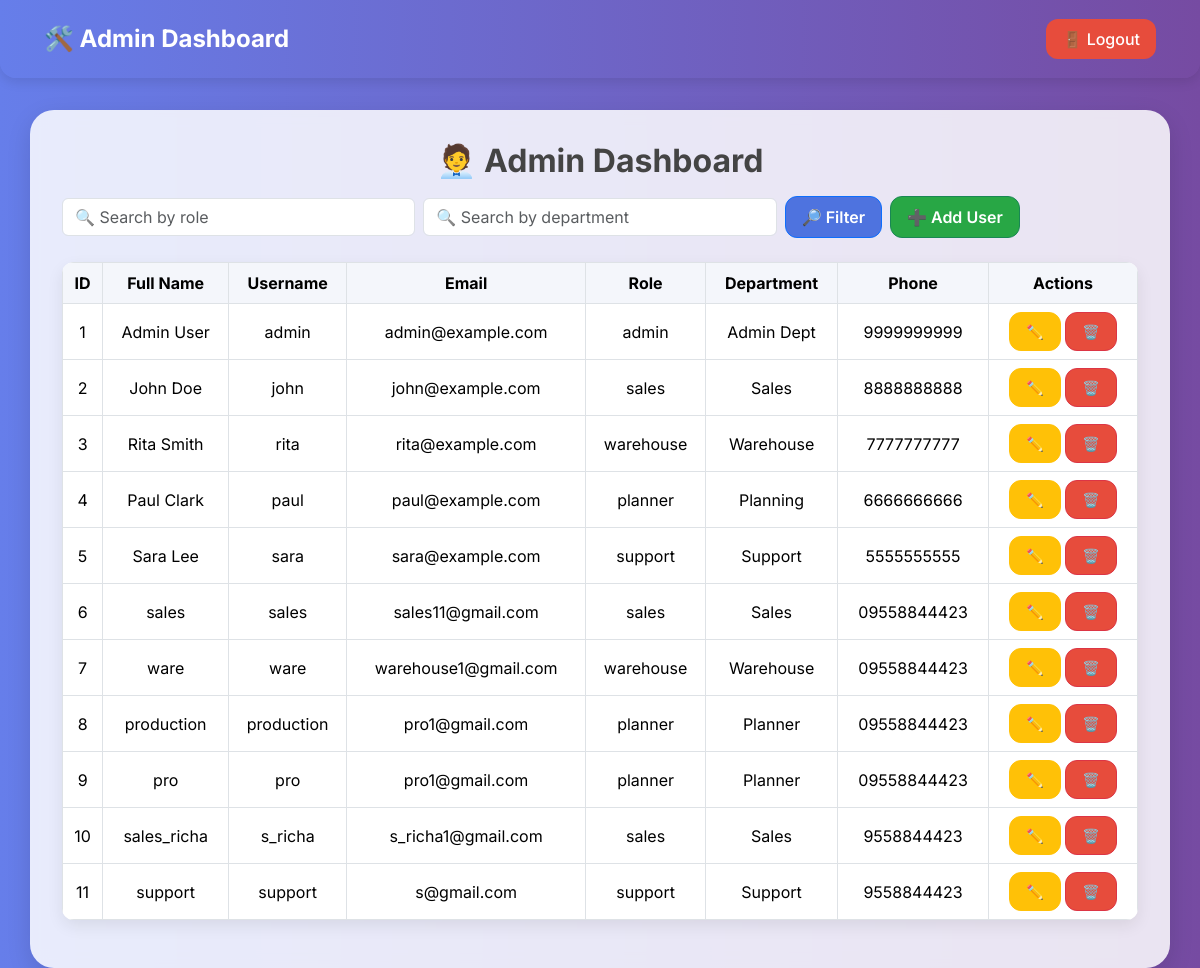
The app's page /admin/dashboard (signed in), older data.
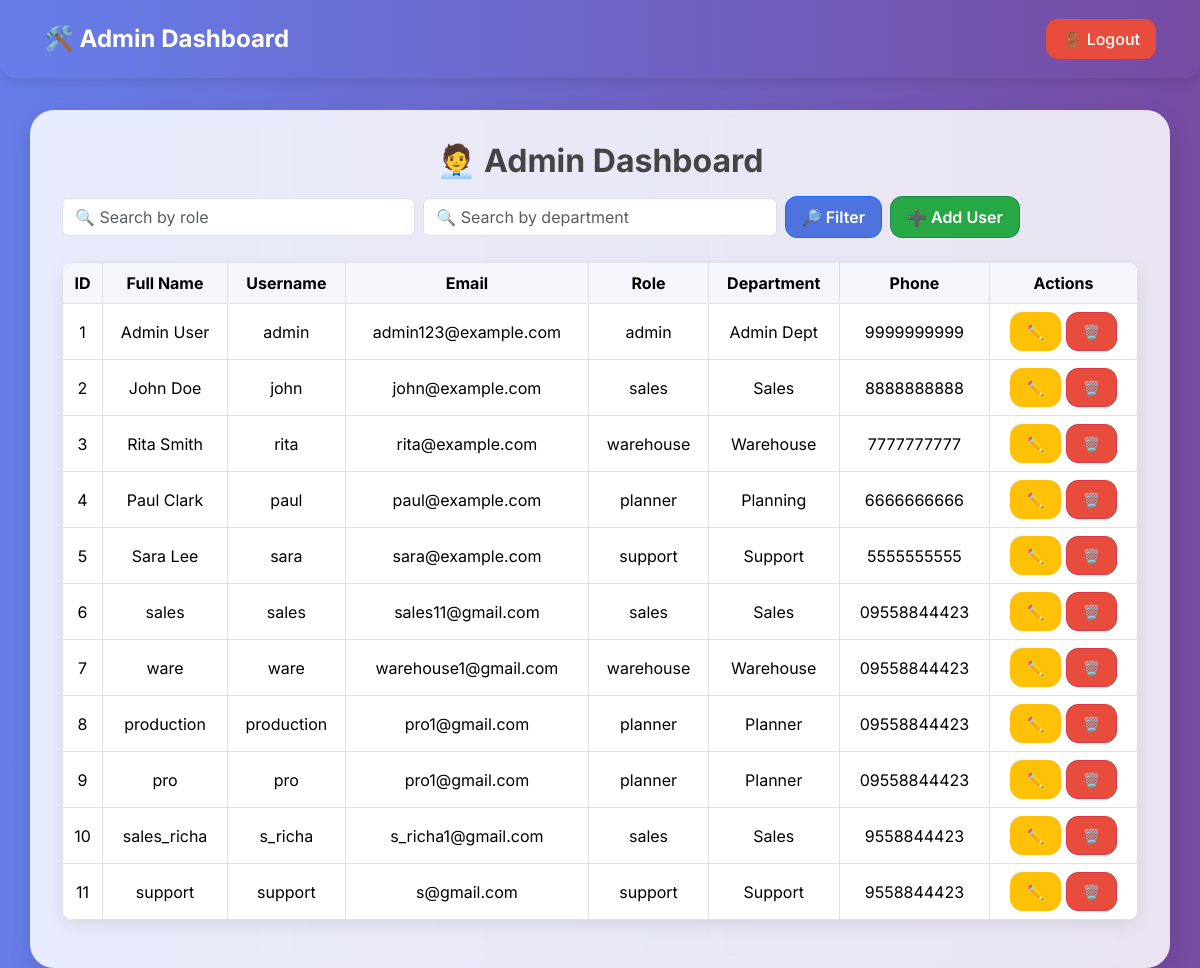
The same page, newer data.
### tables this page shows
CREATE TABLE users (
            id INTEGER PRIMARY KEY AUTOINCREMENT,
            full_name TEXT,
            username TEXT UNIQUE NOT NULL,
            password TEXT NOT NULL,
            role TEXT CHECK(role IN ('admin', 'sales', 'warehouse', 'planner', 'support')) NOT NULL,
            email TEXT,
            phone TEXT,
            address TEXT,
            department TEXT,
            dob TEXT,
            gender TEXT
        );

### app.py (the view)
@app.route('/admin/dashboard')
def admin_dashboard():
    if session.get('role') != 'admin':
        return redirect(url_for('login'))
    role_filter = request.args.get('role', '').strip().lower()
    dept_filter = request.args.get('department', '').strip().lower()
    conn = get_db_connection()
    cursor = conn.cursor()
    query = "SELECT * FROM users WHERE 1=1"
    params = []
    if role_filter:
        query += " AND LOWER(role) LIKE ?"
        params.append(f"%{role_filter}%")
    if dept_filter:
        query += " AND LOWER(department) LIKE ?"
        params.append(f"%{dept_filter}%")
    cursor.execute(query, params)
    users = cursor.fetchall()
    conn.close()
    return render_template('admin_dashboard.html', users=users)

### app.py (called while the page is built)
def get_db_connection():
    conn = sqlite3.connect(DB_PATH, check_same_thread=False)
    conn.row_factory = sqlite3.Row
    return conn

### Templates/admin_dashboard.html (shortened to what this page needs)
<!DOCTYPE html>
<html lang="en">
<head>
  <link href="https://cdn.jsdelivr.net/npm/bootstrap@5.3.3/dist/css/bootstrap.min.css" rel="stylesheet">
</head>
<body>
<nav class="navbar navbar-expand-lg">
  <div class="container-fluid d-flex justify-content-between align-items-center flex-wrap gap-2">
    <span class="navbar-brand">🛠️ Admin Dashboard</span>
    <div class="d-flex gap-2 flex-wrap">
      <a href="{{ url_for('logout') }}" class="btn btn-danger">🚪 Logout</a>
    </div>
  </div>
</nav>
<div class="dashboard-box container">
  <h2 class="text-center">🧑‍💼 Admin Dashboard</h2>
  <form method="get" action="{{ url_for('admin_dashboard') }}" class="row g-2 mb-4 align-items-center">
    <div class="col-md-4">
      <input type="text" name="role" class="form-control" placeholder="🔍 Search by role">
    </div>
    <div class="col-md-4">
      <input type="text" name="department" class="form-control" placeholder="🔍 Search by department">
    </div>
    <div class="col-md-4 d-flex gap-2">
      <button type="submit" class="btn btn-primary">🔎 Filter</button>
      <a href="{{ url_for('add_user') }}" class="btn btn-success">➕ Add User</a>
    </div>
  </form>
  <table class="table table-bordered table-hover text-center">
    <thead>
      <tr>
        <th>ID</th>
        <th>Full Name</th>
        <th>Username</th>
        <th>Email</th>
        <th>Role</th>
        <th>Department</th>
        <th>Phone</th>
        <th>Actions</th>
      </tr>
    </thead>
    <tbody>
      {% for user in users %}
      <tr>
        <td>{{ user.id }}</td>
        <td>{{ user.full_name }}</td>
        <td>{{ user.username }}</td>
        <td>{{ user.email }}</td>
        <td>{{ user.role }}</td>
        <td>{{ user.department }}</td>
        <td>{{ user.phone }}</td>
        <td>
          <a href="{{ url_for('edit_user', user_id=user.id) }}" class="btn btn-sm btn-warning">✏️</a>
          <a href="{{ url_for('delete_user', user_id=user.id) }}" class="btn btn-sm btn-danger" onclick="return confirm('Are you sure you want to delete this user?');">🗑️</a>
        </td>
      </tr>
      {% endfor %}
    </tbody>
  </table>
</div>
</body>
</html>

Row changes from the older to the newer data that the page shows:
changed users "Admin User": email "admin@example.com" → "admin123@example.com"
